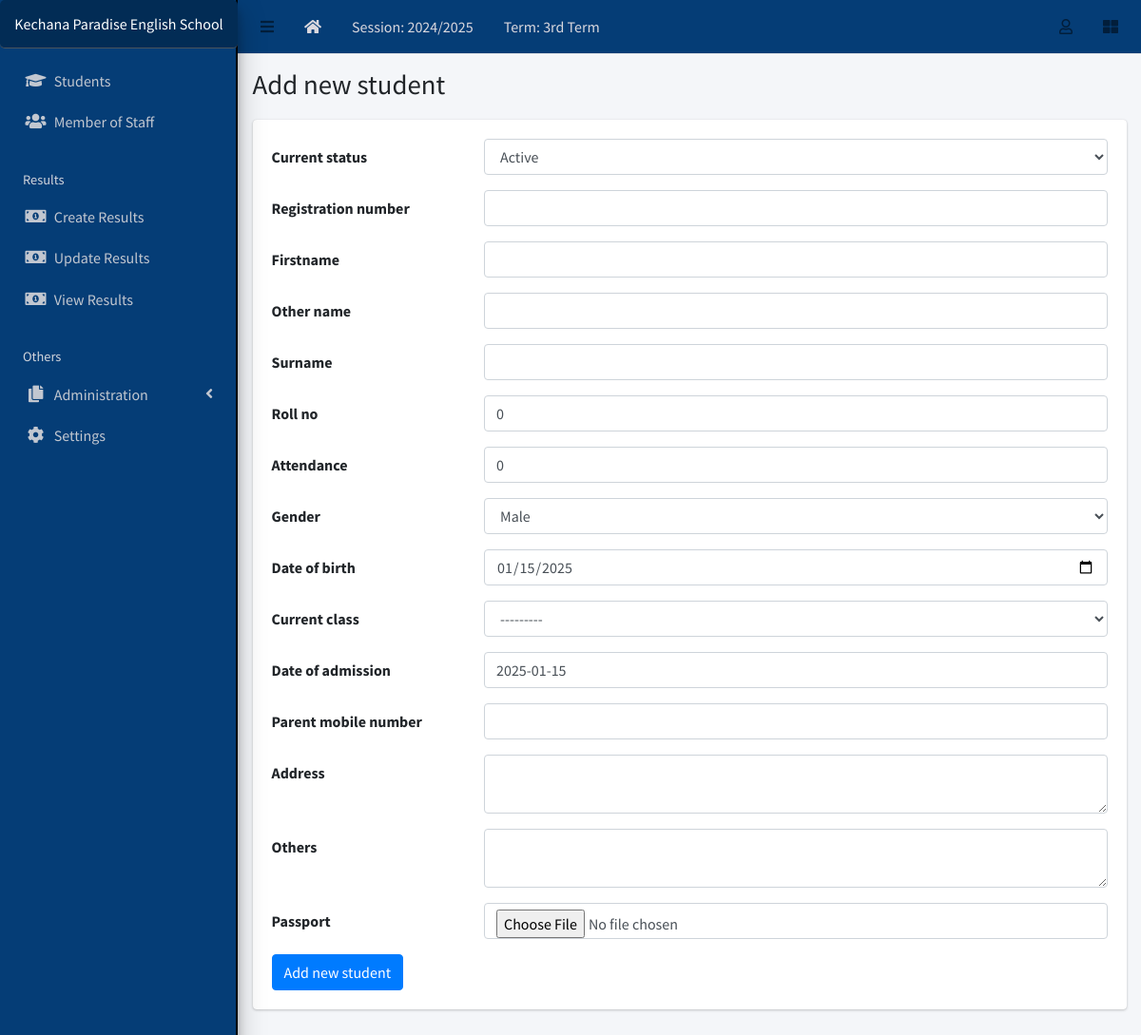
/student/create/ (signed in), run on the app's committed database.
### apps/corecode/models.py (models this page shows, shortened)
class AcademicSession(models.Model):
    name = models.CharField(max_length=200, unique=True)
    current = models.BooleanField(default=True)
    class Meta:
        ordering = ["-name"]

class AcademicTerm(models.Model):
    name = models.CharField(max_length=20, unique=True)
    current = models.BooleanField(default=True)
    class Meta:
        ordering = ["name"]

class SiteConfig(models.Model):
    key = models.SlugField()
    value = models.CharField(max_length=200)

### apps/students/views.py (the view)
# urls.py: path("create/", StudentCreateView.as_view(), name="student-create"),
class StudentCreateView(LoginRequiredMixin, SuccessMessageMixin, CreateView):
    model = Student
    fields = "__all__"
    success_message = "New student successfully added."
    def get_form(self):
        form = super(StudentCreateView, self).get_form()
        form.fields["date_of_birth"].widget = widgets.DateInput(attrs={"type": "date"})
        form.fields["address"].widget = widgets.Textarea(attrs={"rows": 2})
        form.fields["others"].widget = widgets.Textarea(attrs={"rows": 2})
        return form

### apps/corecode/context_processors.py (called while the page is built)
def site_defaults(request):
    current_session = AcademicSession.objects.get(current=True)
    current_term = AcademicTerm.objects.get(current=True)
    vals = SiteConfig.objects.all()
    contexts = {
        "current_session": current_session.name,
        "current_term": current_term.name,
    }
    for val in vals:
        contexts[val.key] = val.value
    return contexts

### apps/corecode/models.py (called while the page is built)
    def __str__(self):
        return self.name

### apps/students/templates/students/student_form.html (shortened to what this page needs)
{% extends 'base.html' %}
{% block title %}
  {% if object %}
    Update {{ object }}
  {% else %}
    Add new student
  {% endif %}
{% endblock title %}
{% block content %}
<form action="" method="POST" enctype="multipart/form-data">
  {% include 'corecode/form_snippet.html' %}
  {% if object %}
    <input type="submit" class="btn btn-primary" value="Update Record">
  {% else %}
    <input type="submit" class="btn btn-primary" value="Add new student">
  {% endif %}
</form>
{% endblock content %}

### templates/base.html (shortened to what this page needs)
{% load static %}
<!DOCTYPE html>
<html lang="en">
<head>
  <link rel="stylesheet" href="{% static 'plugins/fontawesome-free/css/all.min.css' %}">
  <link rel="stylesheet" href="{% static 'plugins/toastr/toastr.min.css' %}">
  <link rel="stylesheet"
    href="{% static 'plugins/overlayScrollbars/css/OverlayScrollbars.min.css' %}">
  <link rel="stylesheet" href="{% static 'plugins/Datatables/datatables.min.css' %}" />
  <link rel="stylesheet" href="{% static 'dist/css/adminlte.min.css' %}">
<link rel="stylesheet" href="https://cdn.datatables.net/buttons/2.2.3/css/buttons.dataTables.min.css" />
</head>
<body
  class="hold-transition sidebar-mini layout-fixed layout-navbar-fixed layout-footer-fixed">
  <div class="wrapper">
    <nav class="main-header navbar navbar-expand navbar-white navbar-light">
      <ul class="navbar-nav">
        <li class="nav-item">
          <a class="nav-link" data-widget="pushmenu" href="#" role="button"><i
              class="fas fa-bars"></i></a>
        </li>
        <li class="nav-item d-none d-sm-inline-block">
          <a href="{% url 'home' %} " class="nav-link" style="color: rgb(218, 216, 222);"><i class="fa fa-home"></i></a>
        </li>
        <li class="nav-item d-none d-sm-inline-block">
          <a href="{% url 'current-session' %}" class="nav-link" style="color: rgb(218, 216, 222);">Session: {{ current_session }}</a>
        </li>
        <li class="nav-item d-none d-sm-inline-block">
          <a href="{% url 'current-session' %}" class="nav-link" style="color: rgb(218, 216, 222);">Term: {{ current_term }}</a>
        </li>
      </ul>
      <ul class="navbar-nav ml-auto" style="color: rgb(218, 216, 222);">
        <li class="nav-item dropdown">
          <a class="nav-link" data-toggle="dropdown" href="#">
            <i class="far fa-user"></i>
          </a>
        </li>
        <li class="nav-item">
          <a class="nav-link" data-widget="control-sidebar" data-slide="true"
            href="#" role="button"><i class="fas fa-th-large"></i></a>
        </li>
      </ul>
    </nav>
    <aside class="main-sidebar sidebar-dark-primary elevation-4" >
      <a href="{% url 'home' %}" class="brand-link" style="background-color:rgb(2, 44, 85); color: white; padding: 13px; text-align: center; border-radius: 5px; font-size: 16px;">
        {{ school_name | default:"MySchool" }}
      </a>
      <div class="sidebar">
        <nav class="mt-2">
          <ul class="nav nav-pills nav-sidebar flex-column"
            data-widget="treeview" role="menu" data-accordion="false">
            <li class="nav-item">
              <a href="{% url 'student-list' %}" class="nav-link">
                <i class="nav-icon fas fa-graduation-cap"></i>
                <p>
                  Students
                </p>
              </a>
            </li>
            <li class="nav-item">
              <a href="{% url 'staff-list' %}" class="nav-link">
                <i class="nav-icon fas fa-users"></i>
                <p>
                  Member of Staff
                </p>
              </a>
            </li>
            <li class="nav-header">Results</li>
            <li class="nav-item">
              <a href="{% url 'create-result' %}" class="nav-link">
                <i class="nav-icon fas fa-money-bill-alt"></i>
                <p>
                  Create Results
                </p>
              </a>
            </li>
            <li class="nav-item">
              <a href="{% url 'edit-results' %}" class="nav-link">
                <i class="nav-icon fas fa-money-bill-alt"></i>
                <p>
                  Update Results
                </p>
              </a>
            </li>
            <li class="nav-item">
              <a href="{% url 'view-results' %}" class="nav-link">
                <i class="nav-icon fas fa-money-bill-alt"></i>
                <p>
                  View Results
                </p>
              </a>
            </li>
            <li class="nav-header">Others</li>
            <li class="nav-item has-treeview">
              <a href="#" class="nav-link">
                <i class="nav-icon fas fa-copy"></i>
                <p>
                  Administration
                  <i class="fas fa-angle-left right"></i>
                </p>
              </a>
            </li>
            <li class="nav-item">
              <a href="{% url 'configs' %}" class="nav-link">
                <i class="nav-icon fas fa-cog"></i>
                <p>
                  Settings
                </p>
              </a>
            </li>
          </ul>
        </nav>
      </div>
    </aside>
    <div class="content-wrapper">
      <section class="content-header">
        <div class="container-fluid">
          <div class="row mb-1">
            <div class="col-sm-8">
              <h1>{% block title %}{% endblock title %}</h1>
            </div>
            <div class="col-sm-4">
            </div>
          </div>
        </div>
      </section>
      <section class="content">
        <div class="container-fluid">
          <div class="row">
            <div class="col-md-12">
              {% block fullcard %}
              <div class="card">
                <div class="card-body">
                  <div class="row">
                    <div class="col">
                      {% block content %}
                      {% endblock content %}
                    </div>
                  </div>
                </div>
              </div>
              {% endblock fullcard %}
            </div>
          </div>
        </div>
      </section>
    </div>
  </div>
</body>
</html>

### templates/base.html (style rules this page uses)
.main-sidebar { background-color:rgb(5, 61, 118); border-right: 2px solid black; }
.main-header { background-color:rgb(5, 61, 118); color: rgb(218, 216, 222); }

### data on the page
AcademicSession: name "2024/2025"
AcademicTerm: name "3rd Term"
SiteConfig: value "Kechana Paradise English School"

### other printed values
{{ field.label }} "Current status" "Registration number" "Firstname" "Other name" "Surname" "Roll no" "Attendance" "Gender" "Date of birth" "Current class" "Date of admission" "Parent mobile number" "Address" "Others" "Passport"
